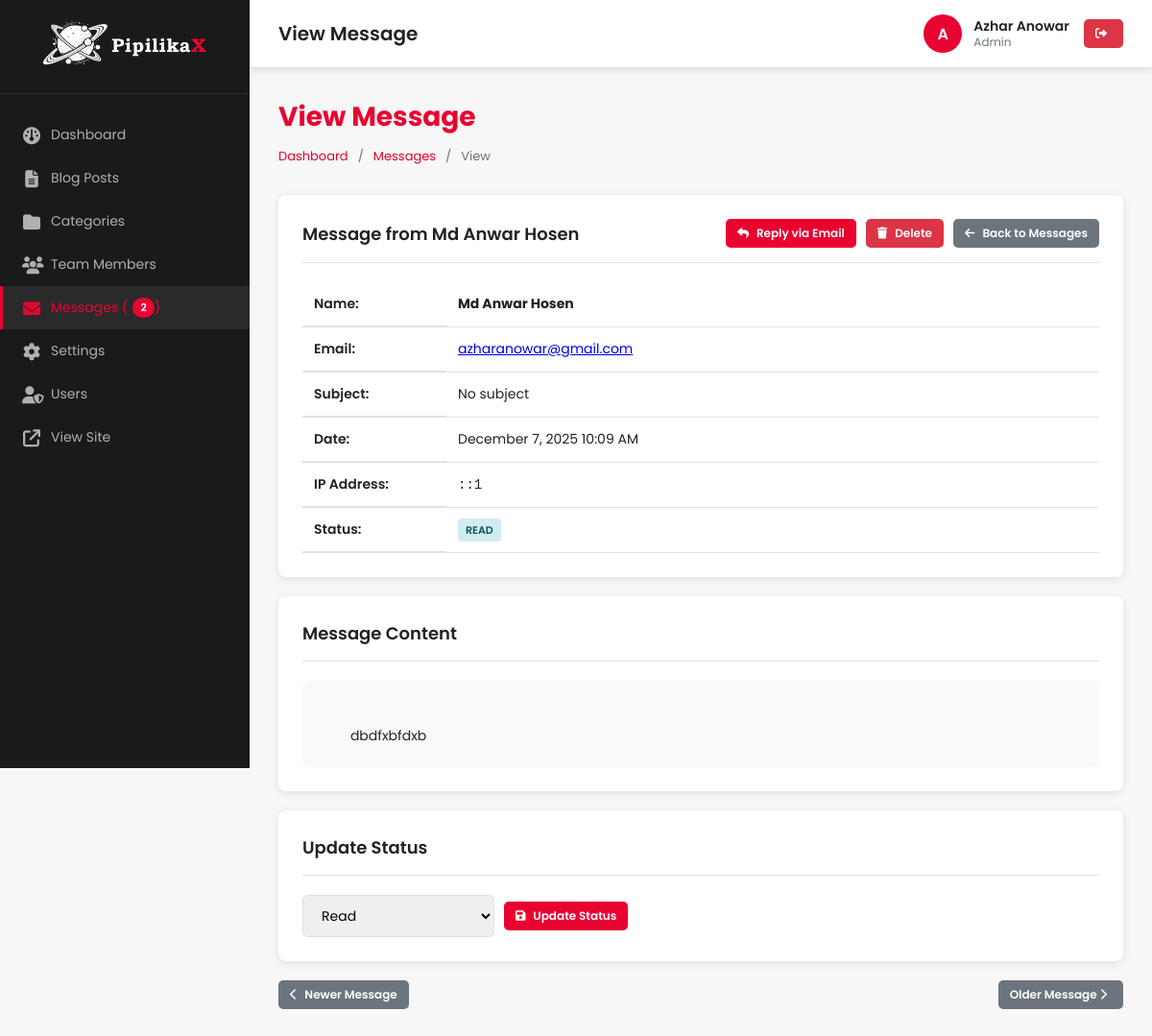
Page /admin/messages/view.php?id=4 (signed in) on the committed database.
### tables this page shows
CREATE TABLE `contact_messages` (
  `id` int(11) NOT NULL,
  `name` varchar(100) NOT NULL,
  `email` varchar(100) NOT NULL,
  `subject` varchar(255) DEFAULT NULL,
  `message` text NOT NULL,
  `status` enum('new','read','replied','archived') DEFAULT 'new',
  `ip_address` varchar(45) DEFAULT NULL,
  `user_agent` varchar(255) DEFAULT NULL,
  `created_at` timestamp NOT NULL DEFAULT current_timestamp(),
  `read_at` timestamp NULL DEFAULT NULL,
  `replied_at` timestamp NULL DEFAULT NULL
);

### includes/functions.php (called while the page is built, shortened)
<?php
function generateCSRFToken()
{
    return $_SESSION['csrf_token'];
}
function formatDate($date, $format = 'F j, Y')
{
    return date($format, strtotime($date));
}

### admin/messages/view.php (the view, shortened to what this page needs)
<?php
require_once __DIR__ . '/../includes/header.php';
$message_id = $_GET['id'] ?? null;
$stmt = $pdo->prepare("SELECT * FROM contact_messages WHERE id = ?");
$stmt->execute([$message_id]);
$message = $stmt->fetch();
$csrf_token = generateCSRFToken();
?>
<div class="page-header">
    <h2>View Message</h2>
    <div class="breadcrumb">
        <a href="<?php echo ADMIN_URL; ?>">Dashboard</a> /
        <a href="<?php echo ADMIN_URL; ?>/messages/index.php">Messages</a> /
        <span>View</span>
    </div>
</div>
<div class="card">
    <div class="card-header">
        <h3>Message from <?php echo htmlspecialchars($message['name']); ?></h3>
        <div style="display: flex; gap: 10px;">
            <a href="mailto:<?php echo htmlspecialchars($message['email']); ?>?subject=Re: <?php echo urlencode($message['subject'] ?: 'Your Message'); ?>"
                class="btn btn-primary btn-sm">
                <i class="fas fa-reply"></i> Reply via Email
            </a>
            <a href="?id=<?php echo $message_id; ?>&delete=1&token=<?php echo $csrf_token; ?>"
                class="btn btn-danger btn-sm"
                onclick="return confirm('Are you sure you want to delete this message? This cannot be undone.');">
                <i class="fas fa-trash"></i> Delete
            </a>
            <a href="<?php echo ADMIN_URL; ?>/messages/index.php" class="btn btn-secondary btn-sm">
                <i class="fas fa-arrow-left"></i> Back to Messages
            </a>
        </div>
    </div>
    <table class="table" style="margin-bottom: 0;">
        <tr>
            <th style="width: 150px;">Name:</th>
            <td><strong><?php echo htmlspecialchars($message['name']); ?></strong></td>
        </tr>
        <tr>
            <th>Email:</th>
            <td>
                <a href="mailto:<?php echo htmlspecialchars($message['email']); ?>">
                    <?php echo htmlspecialchars($message['email']); ?>
                </a>
            </td>
        </tr>
        <tr>
            <th>Subject:</th>
            <td><?php echo htmlspecialchars($message['subject'] ?: 'No subject'); ?></td>
        </tr>
        <tr>
            <th>Date:</th>
            <td><?php echo formatDate($message['created_at'], 'F j, Y g:i A'); ?></td>
        </tr>
        <tr>
            <th>IP Address:</th>
            <td><code><?php echo htmlspecialchars($message['ip_address']); ?></code></td>
        </tr>
        <tr>
            <th>Status:</th>
            <td>
                <?php
                $badge_class = [
                    'new' => 'badge-success',
                    'read' => 'badge-info',
                    'replied' => 'badge-warning',
                    'archived' => 'badge-danger'
                ][$message['status']] ?? 'badge-info';
                ?>
                <span class="badge <?php echo $badge_class; ?>">
                    <?php echo ucfirst($message['status']); ?>
                </span>
            </td>
        </tr>
    </table>
</div>
<div class="card">
    <div class="card-header">
        <h3>Message Content</h3>
    </div>
    <div style="background: #f8f9fa; padding: 20px; border-radius: 8px; line-height: 1.8; white-space: pre-wrap;">
        <?php echo htmlspecialchars($message['message']); ?>
    </div>
</div>
<div class="card">
    <div class="card-header">
        <h3>Update Status</h3>
    </div>
    <form method="POST" action="" style="display: flex; gap: 10px; align-items: center;">
        <select name="status" class="form-control" style="width: 200px;">
            <option value="read" <?php echo $message['status'] == 'read' ? 'selected' : ''; ?>>Read</option>
        </select>
        <button type="submit" name="update_status" class="btn btn-primary btn-sm">
            <i class="fas fa-save"></i> Update Status
        </button>
    </form>
</div>
<?php
$prev_stmt = $pdo->prepare("SELECT id FROM contact_messages WHERE created_at > ? ORDER BY created_at ASC LIMIT 1");
$prev_stmt->execute([$message['created_at']]);
$prev_message = $prev_stmt->fetch();
$next_stmt = $pdo->prepare("SELECT id FROM contact_messages WHERE created_at < ? ORDER BY created_at DESC LIMIT 1");
$next_stmt->execute([$message['created_at']]);
$next_message = $next_stmt->fetch();
?>
<?php if ($prev_message || $next_message): ?>
    <div style="display: flex; justify-content: space-between; margin-top: 20px;">
        <?php if ($prev_message): ?>
            <a href="?id=<?php echo $prev_message['id']; ?>" class="btn btn-secondary btn-sm">
                <i class="fas fa-chevron-left"></i> Newer Message
            </a>
        <?php else: ?>
            <span></span>
        <?php endif; ?>
        <?php if ($next_message): ?>
            <a href="?id=<?php echo $next_message['id']; ?>" class="btn btn-secondary btn-sm">
                Older Message <i class="fas fa-chevron-right"></i>
            </a>
        <?php endif; ?>
    </div>
<?php endif; ?>
<?php require_once __DIR__ . '/../includes/footer.php'; ?>

### admin/assets/css/admin-style.css (style rules this page uses)
:root { --admin-primary: #E90330; --admin-primary-dark: #B00225; --admin-bg: #f7f7f7; --admin-sidebar-bg: #1a1a1a; --admin-sidebar-text: #b0b0b0; --admin-sidebar-hover: #2a2a2a; --admin-white: #ffffff; --admin-text: #222222; --admin-text-light: #6c757d; --admin-border: #dee2e6; --admin-success: #28a745; --admin-warning: #ffc107; --admin-danger: #dc3545; --admin-info: #17a2b8; --admin-shadow: 0 2px 8px rgba(0, 0, 0, 0.1); }
* { box-sizing: border-box; }
body { margin: 0; font-family: 'Poppins', sans-serif; background: var(--admin-bg); color: var(--admin-text); font-size: 14px; }
.page-header { margin-bottom: 30px; }
.page-header h2 { margin: 0 0 10px 0; color: var(--admin-primary); font-size: 28px; font-weight: 700; }
.breadcrumb { display: flex; gap: 10px; color: var(--admin-text-light); font-size: 13px; }
.breadcrumb a { color: var(--admin-primary); text-decoration: none; }
.card { background: var(--admin-white); border-radius: 8px; padding: 25px; margin-bottom: 20px; box-shadow: var(--admin-shadow); }
.card-header { display: flex; justify-content: space-between; align-items: center; margin-bottom: 20px; padding-bottom: 15px; border-bottom: 1px solid var(--admin-border); }
.card-header h3 { margin: 0; font-size: 18px; color: var(--admin-text); font-weight: 600; }
.btn { padding: 10px 20px; border: none; border-radius: 5px; font-family: 'Poppins', sans-serif; font-size: 14px; font-weight: 600; cursor: pointer; transition: all 0.3s ease; text-decoration: none; display: inline-block; text-align: center; }
.btn-primary { background: var(--admin-primary); color: white; }
.btn-danger { background: var(--admin-danger); color: white; }
.btn-secondary { background: #6c757d; color: white; }
.btn-sm { padding: 6px 12px; font-size: 12px; }
.btn i { margin-right: 5px; }
.form-control { width: 100%; padding: 10px 15px; border: 1px solid var(--admin-border); border-radius: 5px; font-family: 'Poppins', sans-serif; font-size: 14px; transition: border-color 0.3s ease; }
.table { width: 100%; border-collapse: collapse; background: white; }
.table th { padding: 12px; text-align: left; font-weight: 600; color: var(--admin-text); border-bottom: 2px solid var(--admin-border); }
.table td { padding: 12px; border-bottom: 1px solid var(--admin-border); }
.badge { padding: 4px 8px; border-radius: 4px; font-size: 11px; font-weight: 600; text-transform: uppercase; }
.badge-info { background: #d1ecf1; color: #0c5460; }

### rows in the picture
contact_messages: name "Md Anwar Hosen", email "azharanowar@gmail.com", subject "No subject", created_at "December 7, 2025 10:09 AM", ip_address "::1", status "READ", message "dbdfxbfdxb", status "Read"

### other values in the picture
$unread_messages_count "2"
$page_heading "View Message"
substr($current_user['username'], 0, 1) "A"
$current_user['full_name'] "Azhar Anowar"
$current_user['role'] "Admin"
